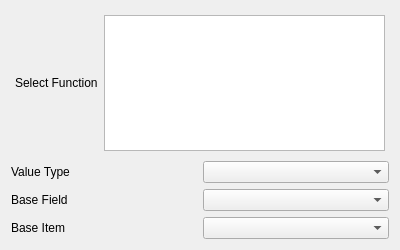
<?xml version="1.0" encoding="UTF-8"?>
<ui version="4.0">
 <class>PivotOptions</class>
 <widget class="QWidget" name="PivotOptions">
  <property name="geometry">
   <rect>
    <x>0</x>
    <y>0</y>
    <width>400</width>
    <height>250</height>
   </rect>
  </property>
  <property name="windowTitle">
   <string>Form</string>
  </property>
  <layout class="QGridLayout" name="gridLayout">
   <item row="0" column="0">
    <layout class="QHBoxLayout" name="horizontalLayout_3">
     <property name="margin">
      <number>4</number>
     </property>
     <item>
      <widget class="QLabel" name="label">
       <property name="text">
        <string>Select Function</string>
       </property>
      </widget>
     </item>
     <item>
      <widget class="QListWidget" name="SelectFunction"/>
     </item>
    </layout>
   </item>
   <item row="1" column="0">
    <layout class="QHBoxLayout" name="horizontalLayout">
     <item>
      <widget class="QLabel" name="label_2">
       <property name="text">
        <string>Value Type</string>
       </property>
      </widget>
     </item>
     <item>
      <widget class="QComboBox" name="ValueType"/>
     </item>
    </layout>
   </item>
   <item row="2" column="0">
    <layout class="QHBoxLayout" name="horizontalLayout_2">
     <item>
      <widget class="QLabel" name="label_3">
       <property name="text">
        <string>Base Field</string>
       </property>
      </widget>
     </item>
     <item>
      <widget class="QComboBox" name="BaseField"/>
     </item>
    </layout>
   </item>
   <item row="3" column="0">
    <layout class="QHBoxLayout" name="horizontalLayout_4">
     <item>
      <widget class="QLabel" name="label_4">
       <property name="text">
        <string>Base Item</string>
       </property>
      </widget>
     </item>
     <item>
      <widget class="QComboBox" name="BaseItem"/>
     </item>
    </layout>
   </item>
  </layout>
 </widget>
 <resources/>
 <connections/>
</ui>
